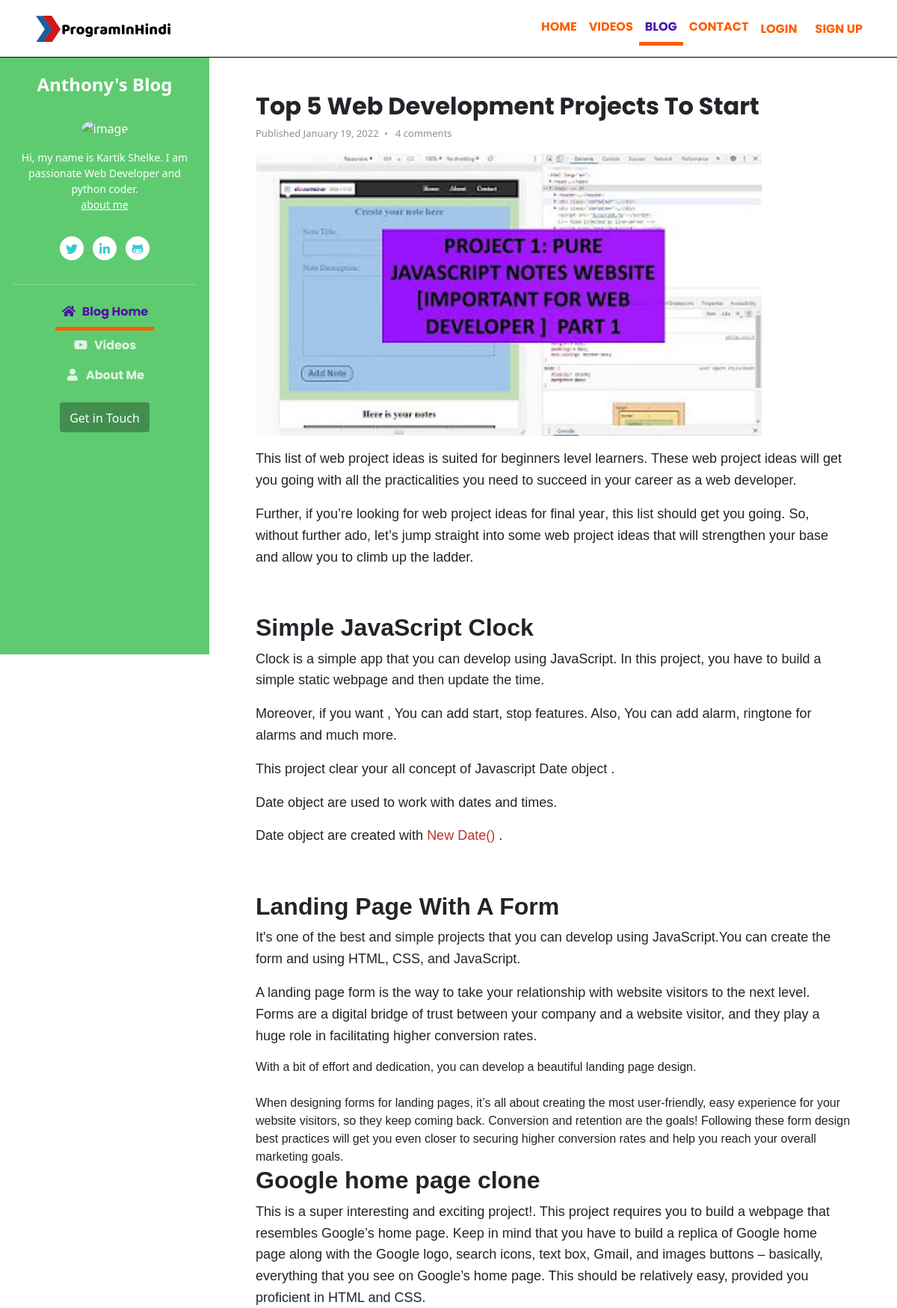
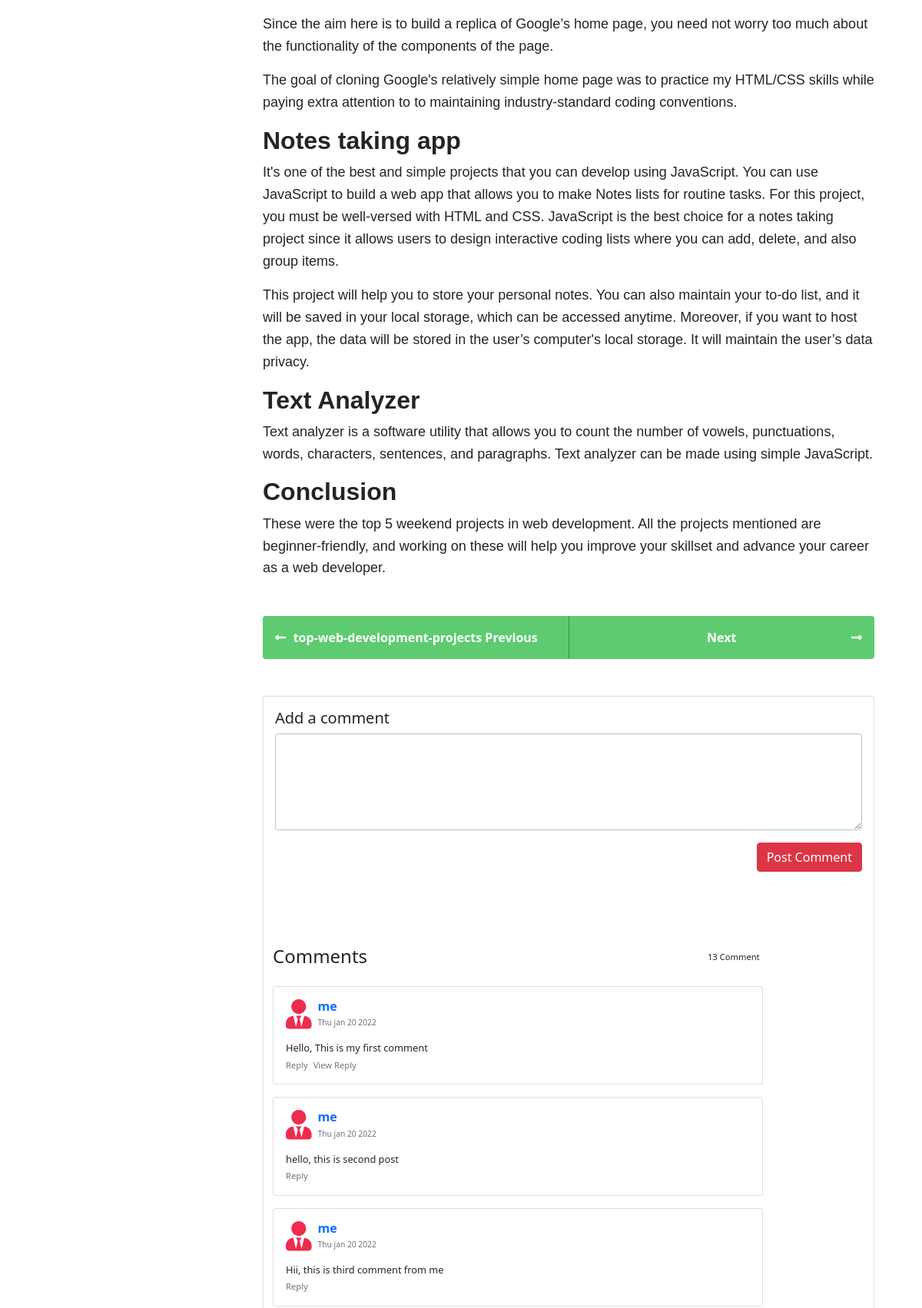
Screenshot of /blog/top-web-development-projects (upper part) with the database file from the repository (2 pictures, top to bottom).
### blog/models.py (models this page shows, shortened)
class BlogPost(models.Model):
    sno = models.AutoField(primary_key=True)
    postTitle = models.CharField(max_length=300)
    postSlug = models.SlugField()
    postTag = TaggableManager()
    postDesc = models.TextField(blank=True)
    postContent = models.TextField()
    postImg = models.ImageField(upload_to="static/blog/blogImg/postImg")
    date_time = models.DateTimeField(blank=True)

class BlogComment(models.Model):
    sno = models.AutoField(primary_key=True)
    commentText = models.TextField()
    user = models.ForeignKey(User, on_delete=models.CASCADE)
    post = models.ForeignKey(BlogPost, on_delete=models.CASCADE)
    parent = models.ForeignKey('self',on_delete=models.CASCADE, null=True )
    timestamp =  models.DateTimeField(default=now)

### blog/views.py (the view)
# urls.py: path('<str:slug>',views.blogPost,name='blogPost'),
def blogPost(request,slug):
    post = BlogPost.objects.get(postSlug=slug)
    postComment = BlogComment.objects.filter(post=post,parent=None)
    commentReply = BlogComment.objects.filter(post=post).exclude(parent=None)
    context = {'post' : post,'postComment':postComment,'commentReply':commentReply}
    return render(request, 'blog/blogPost.html',context)

### templates/blog/blogPost.html (shortened to what this page needs)
{% extends 'blogBase.html' %}
{% load static %}
{% block style %}
<link id="theme-style" rel="stylesheet" href="{% static 'css/navbar.css' %}">
<link id="theme-style" rel="stylesheet" href="{% static 'css/login.css' %}">
<link id="theme-style" rel="stylesheet" href="{% static 'blog/css/blogHome.css' %}" !important>
{% endblock style %}
{% block body %}
<div class="main-wrapper">
  <article class="blog-post px-3 py-5 p-md-5">
    <div class="container single-col-max-width">
      <header class="blog-post-header">
        <h2 class="title mb-2"> {{post.postTitle|safe}} </h2>
        <div class="meta mb-3">
          <span class="date">Published {{post.date_time | date:"F j, Y"}}</span>
          <span class="comment"> <a class="text-link" href="#">4 comments </a> </span>
        </div>
      </header>
      <div class="blog-post-body">
        <figure class="blog-banner">
          <img class="img-fluid" src="/{{post.postImg}}" alt="image" />
        </figure>
        <div class="post-content"> {{post.postContent|safe}} </div>
      </div>
      <nav class="blog-nav nav nav-justified my-5">
        <a class="nav-link-prev nav-item nav-link rounded-left" href="">{{post.postSlug}} Previous <i class="arrow-prev fas fa-long-arrow-alt-left"> </i> </a>
        <a class="nav-link-next nav-item nav-link rounded-right" href="#">Next <i class="arrow-next fas fa-long-arrow-alt-right"> </i> </a>
      </nav>
      <div class="blog-comments-section card" style="font-size: 0.8rem">
        <div class="col-md-10 col-lg-8 col-xl-12 mt-3">
          <div class="d-flex flex-start w-100">
            <div class="w-100">
              <h5>Add a comment</h5>
              <form action="/blog/postComment" method="post">
                <div class="form-outline">
                  <textarea class="form-control" name="commentText" id="commentText" rows="4" placeholder="What is your view?" required> </textarea>
                </div>
                <div class="d-flex justify-content-end mt-3">
                  <button id='post_btn' onclick="loginError()" type="" class="btn btn-danger"> Post Comment </button>
                </div>
              </form>
            </div>
          </div>
        </div>
          {% if postComment %}
            <div class="container my-5 py-5 text-dark">
              <div class="row d-flex">
                <div class="col-md-12 col-lg-10 col-xl-10">
                  <div class="d-flex justify-content-between align-items-center mb-4">
                    <h4 class="text-dark mb-0">Comments</h4>
                    <h6 class="text-dark small mb-0 me-1"> {{postComment.count}} Comment </h6>
                  </div>
                  {% for comment in postComment %}
                    <div class="card mb-3">
                      <div class="card-body">
                        <div class="d-flex flex-start">
                          <div style="color:#ed2c4e;">
                            <i class="fas fa-user-tie fa-3x me-2"></i>
                          </div>
                          <div class="w-100">
                            <div class="d-flex align-items-center mb-3">
                              <h6 class="text-primary fw-bold mb-0">
                                {{comment.user.first_name}}
                                <br/>
                                <span class="small text-muted" style="font-size: 0.64rem" > {{comment.timestamp|date:'D b d Y'}} </span>
                              </h6>
                            </div>
                          </div>
                        </div>
                        <div class="d-flex justify-content-between align-items-center">
                          <p class="mb-1 text-dark">
                            <span>{{comment.commentText}}</span>
                          </p>
                        </div>
                        <div class="d-flex justify-content-between align-items-center">
                          <p class="small mb-0">
                            <a class="link-dark text-muted" onclick="loginError()" data-toggle="collapse" href="#replyBox-{{comment.sno}}" role="button" aria-expanded="false" aria-controls="replyBox-{{comment.sno}}"> Reply </a>
                            <a id="viewReply_{{comment.sno}}" class="d-none link-dark text-muted ms-1" data-toggle="collapse" href="#parentReplyBox-{{comment.sno}}" role="button" aria-expanded="false" aria-controls="parentReplyBox-{{comment.sno}}">View Reply</a>
                          </p>
                        </div>
                      </div>
                    </div>
                  {% endfor %}
                </div>
              </div>
            </div>
          {% else %}
          <div class="align-items-center ml-4 my-4">
            <h4 class="text-dark mb-0">Be the first one to post a comment!</h4>
          </div>
          {% endif %}
      </div>
    </div>
  </article>
</div>
{% endblock body %}

### static/blog/css/blogHome.css (style rules this page uses)
html { scroll-behavior: smooth; }
* { margin: 0px; padding: 0px; box-sizing: border-box; }
a { text-decoration: none; }
.single-col-max-width { max-width: 820px; }
.form-control { padding-top: 0.875rem; padding-bottom: 0.875rem; height: 2.75rem; border-color: #c2c2c2; }
.main-wrapper { margin-top: 75px; margin-left: 280px; background: #fff; }
.blog-post .title { font-family: "Poppins", sans-serif !important; font-weight: bold; font-size: 2rem; }
.img-fluid { width: 85%; }
.blog-post .blog-post-body .post-content { font-family: 'Baloo Bhai 2', cursive; }
.blog-post .blog-post-body .post-content p { font-weight: 200 !important; }
.blog-post .blog-post-body .post-content h1, .blog-post .blog-post-body .post-content h2, .blog-post .blog-post-body .post-content h3, .blog-post .blog-post-body .post-content h4, .blog-post .blog-post-body .post-content h5, .blog-post .blog-post-body .post-content h6 { font-weight: 600; font-family:"Poppins", sans-serif;; }
.blog-post .blog-post-body p, .blog-post .blog-post-body li { font-size: 1.125rem; line-height: 1.6; }
.blog-post .blog-post-body h2, .blog-post .blog-post-body .h2 { font-size: 2rem; }
a.text-link { text-decoration: none; color: #2fccd0; }
.meta { color: #8f8f8f; font-size: 0.8125rem; }
.meta span { display: inline-block; }
.meta span a { color: #8f8f8f; }
.meta span:after { content: ""; display: inline-block; width: 3px; height: 3px; border-radius: 50%; background: #8f8f8f; margin-left: 0.5rem; margin-right: 0.5rem; position: relative; top: -3px; }
.meta span:last-child:after { display: none; }
.blog-nav .nav-link-prev { border-right: 1px solid #309441; }
.blog-nav .arrow-prev { position: absolute; left: 1rem; top: 1.25rem; color: #fff; }
.blog-nav .arrow-next { position: absolute; right: 1rem; top: 1.25rem; color: #fff; }
.blog-nav .nav-link { background: #5fcb71; color: #fff; font-size: 1rem; padding: 1rem; font-weight: bold; position: relative; }

### rows the page displays
BlogPost: postTitle "Top 5 Web Development Projects To Start", date_time "January 19, 2022", postImg (picture), postContent "This list of web project ideas is suited for beginners level learners. These web project ideas will get you going with all the practicalities you need to succeed in your career as a web developer. Further, if you’re looking for web project ideas for final year , this list should get you going. So, without further ado, let’s jump straight into some web project ideas that will strengthen your base and allow you to climb up the ladder. Simple JavaScript Clock Clock is a simple app that you can develop using JavaScript. In this project, you have to build a simple static webpage and then update the time. Moreover, if you want , You can add start, stop features. Also, You can add alarm, ringtone…", postSlug "top-web-development-projects"
BlogComment: user.first_name "me", timestamp "Thu jan 20 2022", commentText "Hello, This is my first comment"
BlogComment: user.first_name "me", timestamp "Thu jan 20 2022", commentText "hello, this is second post"
BlogComment: user.first_name "me", timestamp "Thu jan 20 2022", commentText "Hii, this is third comment from me"

### other values shown
{{ postComment.count }} "13"
